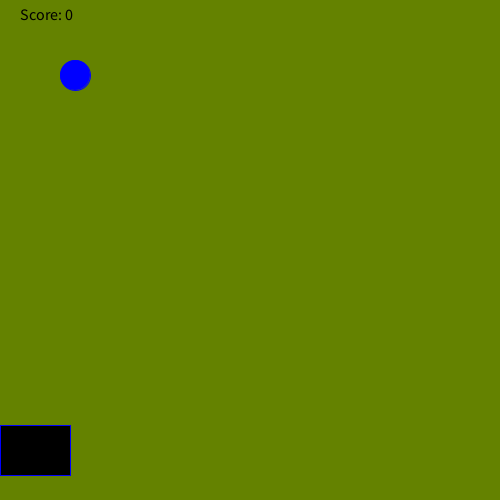
Frame 1 (no input)
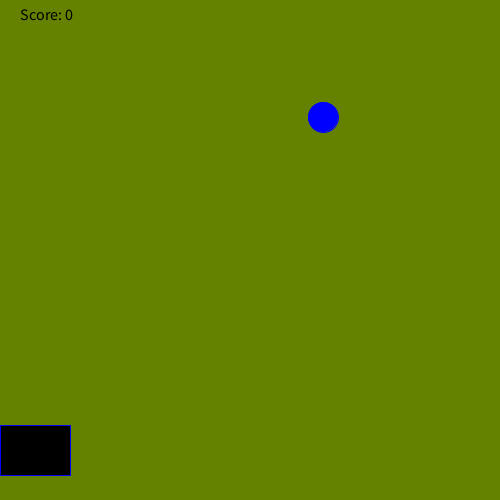
Frame 60 (the mouse pressed at the canvas centre just before this capture)
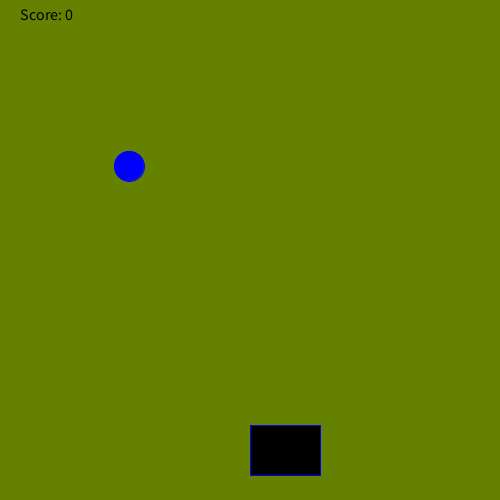
Frame 120 (the mouse held since frame 60 and released just before this capture)

The Processing sketch that drew these frames (run headless with seeded random() and noise(); from frame 60 on, the mouse is pressed at the canvas centre):

// Processing sketch: rainGame
// ── rainGame.pde
  int y= 75;
  int x = 75;
  int score =0;
  
  
void setup(){
  size(500,500);

}

    void checkCatch(int x){
         if (x > mouseX && x < mouseX+70)
            score+=1;
         else if (score > 0) 
            score--;
    }
    
void draw(){

    background(100, 130, 0);
    fill(0, 0, 255);
    stroke(0,0 , 255);
    ellipse(x, y, 30, 30);
    y+=7;
    fill(0,0,0);
    rect(mouseX,425,70,50);
    fill(0, 0, 0);
    textSize(16);
    text("Score: " + score, 20, 20);
        
    if(y>=440){
        checkCatch(x);
        y=75;
        x = (int) random(500);
        fill(255,255,255);
    }
}
 
